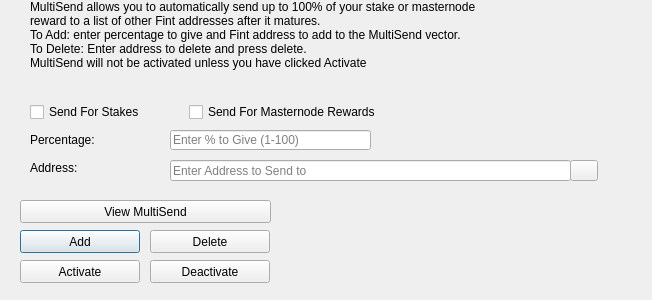
<?xml version="1.0" encoding="UTF-8"?>
<ui version="4.0">
 <class>MultiSendDialog</class>
 <widget class="QDialog" name="MultiSendDialog">
  <property name="windowModality">
   <enum>Qt::NonModal</enum>
  </property>
  <property name="geometry">
   <rect>
    <x>0</x>
    <y>0</y>
    <width>652</width>
    <height>300</height>
   </rect>
  </property>
  <property name="windowTitle">
   <string>MultiSend</string>
  </property>
  <widget class="QLineEdit" name="multiSendPercentEdit">
   <property name="geometry">
    <rect>
     <x>170</x>
     <y>130</y>
     <width>201</width>
     <height>20</height>
    </rect>
   </property>
   <property name="toolTip">
    <string>Enter whole numbers 1 - 100</string>
   </property>
   <property name="placeholderText">
    <string>Enter % to Give (1-100)</string>
   </property>
  </widget>
  <widget class="QLineEdit" name="multiSendAddressEdit">
   <property name="geometry">
    <rect>
     <x>170</x>
     <y>160</y>
     <width>401</width>
     <height>21</height>
    </rect>
   </property>
   <property name="toolTip">
    <string/>
   </property>
   <property name="placeholderText">
    <string>Enter Address to Send to</string>
   </property>
  </widget>
  <widget class="QLabel" name="label_2">
   <property name="geometry">
    <rect>
     <x>30</x>
     <y>0</y>
     <width>451</width>
     <height>121</height>
    </rect>
   </property>
   <property name="lineWidth">
    <number>1</number>
   </property>
   <property name="text">
    <string>MultiSend allows you to automatically send up to 100% of your stake or masternode reward to a list of other Fint addresses after it matures.
To Add: enter percentage to give and Fint address to add to the MultiSend vector.
To Delete: Enter address to delete and press delete.
MultiSend will not be activated unless you have clicked Activate</string>
   </property>
   <property name="alignment">
    <set>Qt::AlignLeading|Qt::AlignLeft|Qt::AlignTop</set>
   </property>
   <property name="wordWrap">
    <bool>true</bool>
   </property>
  </widget>
  <widget class="QLabel" name="message">
   <property name="geometry">
    <rect>
     <x>290</x>
     <y>200</y>
     <width>351</width>
     <height>91</height>
    </rect>
   </property>
   <property name="text">
    <string/>
   </property>
  </widget>
  <widget class="QPushButton" name="addButton">
   <property name="geometry">
    <rect>
     <x>20</x>
     <y>230</y>
     <width>120</width>
     <height>23</height>
    </rect>
   </property>
   <property name="toolTip">
    <string/>
   </property>
   <property name="statusTip">
    <string>Add to MultiSend Vector</string>
   </property>
   <property name="text">
    <string>Add</string>
   </property>
  </widget>
  <widget class="QPushButton" name="disableButton">
   <property name="geometry">
    <rect>
     <x>150</x>
     <y>260</y>
     <width>120</width>
     <height>23</height>
    </rect>
   </property>
   <property name="statusTip">
    <string>Deactivate MultiSend</string>
   </property>
   <property name="text">
    <string>Deactivate</string>
   </property>
  </widget>
  <widget class="QPushButton" name="addressBookButton">
   <property name="geometry">
    <rect>
     <x>570</x>
     <y>160</y>
     <width>28</width>
     <height>21</height>
    </rect>
   </property>
   <property name="toolTip">
    <string>Choose an address from the address book</string>
   </property>
   <property name="text">
    <string/>
   </property>
   <property name="icon">
    <iconset resource="../fint.qrc">
     <normaloff>:/icons/address-book</normaloff>:/icons/address-book</iconset>
   </property>
   <property name="shortcut">
    <string>Alt+A</string>
   </property>
   <property name="autoDefault">
    <bool>false</bool>
   </property>
  </widget>
  <widget class="QLabel" name="label">
   <property name="geometry">
    <rect>
     <x>30</x>
     <y>130</y>
     <width>121</width>
     <height>20</height>
    </rect>
   </property>
   <property name="toolTip">
    <string>Percentage of stake to send</string>
   </property>
   <property name="text">
    <string>Percentage:</string>
   </property>
  </widget>
  <widget class="QLabel" name="label_5">
   <property name="geometry">
    <rect>
     <x>30</x>
     <y>160</y>
     <width>111</width>
     <height>16</height>
    </rect>
   </property>
   <property name="toolTip">
    <string>Address to send portion of stake to</string>
   </property>
   <property name="text">
    <string>Address:</string>
   </property>
  </widget>
  <widget class="QPushButton" name="deleteButton">
   <property name="geometry">
    <rect>
     <x>150</x>
     <y>230</y>
     <width>120</width>
     <height>23</height>
    </rect>
   </property>
   <property name="toolTip">
    <string/>
   </property>
   <property name="statusTip">
    <string>Delete Address From MultiSend Vector</string>
   </property>
   <property name="text">
    <string>Delete</string>
   </property>
  </widget>
  <widget class="QPushButton" name="activateButton">
   <property name="geometry">
    <rect>
     <x>20</x>
     <y>260</y>
     <width>120</width>
     <height>23</height>
    </rect>
   </property>
   <property name="statusTip">
    <string>Activate MultiSend</string>
   </property>
   <property name="text">
    <string>Activate</string>
   </property>
  </widget>
  <widget class="QPushButton" name="viewButton">
   <property name="geometry">
    <rect>
     <x>20</x>
     <y>200</y>
     <width>251</width>
     <height>23</height>
    </rect>
   </property>
   <property name="toolTip">
    <string/>
   </property>
   <property name="statusTip">
    <string>View MultiSend Vector</string>
   </property>
   <property name="text">
    <string>View MultiSend</string>
   </property>
  </widget>
  <widget class="QWidget" name="horizontalLayoutWidget">
   <property name="geometry">
    <rect>
     <x>30</x>
     <y>100</y>
     <width>351</width>
     <height>24</height>
    </rect>
   </property>
   <layout class="QHBoxLayout" name="horizontalLayout">
    <item>
     <widget class="QCheckBox" name="multiSendStakeCheckBox">
      <property name="text">
       <string>Send For Stakes</string>
      </property>
     </widget>
    </item>
    <item>
     <widget class="QCheckBox" name="multiSendMasternodeCheckBox">
      <property name="text">
       <string>Send For Masternode Rewards</string>
      </property>
     </widget>
    </item>
   </layout>
  </widget>
 </widget>
 <resources>
  <include location="../fint.qrc"/>
 </resources>
 <connections/>
</ui>
